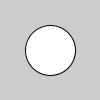
Frame 1 (no input)
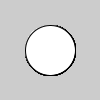
Frame 60 (the mouse pressed at the canvas centre just before this capture)
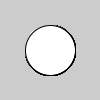
Frame 120 (the mouse held since frame 60 and released just before this capture)

The Processing sketch that drew these frames (run headless with seeded random() and noise(); from frame 60 on, the mouse is pressed at the canvas centre):

// Processing sketch: collab
// ── collab.pde
//This is just a test
//by K Anthony Marefat
//credit to no one yet.

//Testing this out - Marco

void setup(){
  //YO. - Andrew
  
}


void draw(){
  
  //I drew a circle - Kate
  ellipse(50, 50, 50, 50);
  
}
